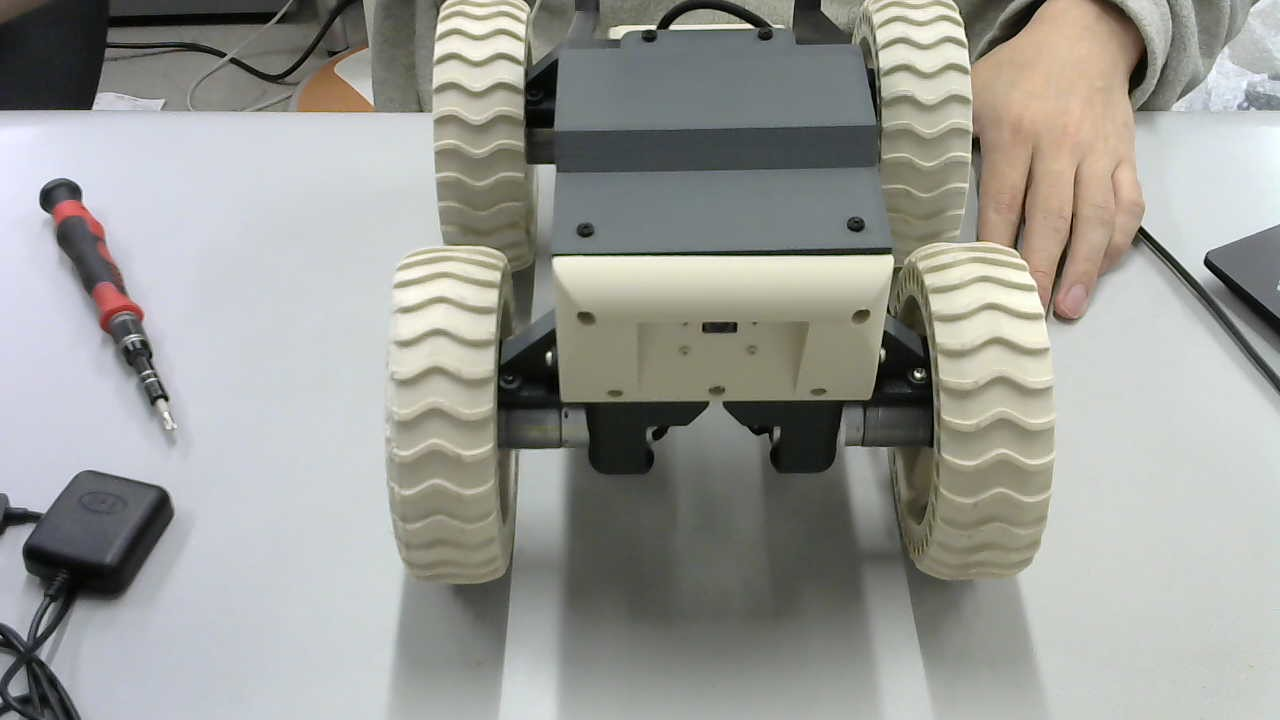
#> input picture 説明用/images/4wheel.jpg, 1280 x 720 px; its folder holds only this picture in this run
$ python -i vision.py   (imports and definitions only)
#> lines starting #> are read from the running program, lines starting #| are printed output that depends on the picture; after the words box and inside, x2 and y2 are one past the last pixel; in counts of white or black regions, pixels touching at a corner belong together
"""
GritCat 画像処理モジュール (ユーザープログラムからは `vision.関数名(...)` で使う)

MATLAB の Image Processing Toolbox に合わせた名前・考え方で、OpenCV を使って実装している。

約束事 (MATLAB と同じ):
  - カラー画像は RGB の順 (img[:, :, 0] が赤)。uint8 (0〜255) の NumPy 配列
  - グレー画像は 2 次元の uint8 配列
  - 2値画像 (マスク) は True/False の配列 (MATLAB の logical)
  - rgb2hsv の結果は 0〜1 の小数 (H も 0〜1)
  - rgb2lab の結果は L が 0〜100、a/b がおよそ -100〜100 の小数
  - rgb2ycbcr の結果は uint8 で Y が 16〜235、Cb/Cr が 16〜240
  - 座標は (x, y)。0 から数え、左上が原点 (※ MATLAB は 1 から数える)
  - どの関数も、受け取った画像は書き換えず、新しい配列を返す

OpenCV (cv2) を直接使う場合、OpenCV の画像は BGR の順である点に注意する。
"""
import cv2
import numpy as np

# imshow の表示先 (main.py が Web UI への配信処理を登録する)
_display_callback = None

COLORS = {
    "red": (255, 0, 0), "green": (0, 255, 0), "blue": (0, 0, 255), "yellow": (255, 255, 0),
    "cyan": (0, 255, 255), "magenta": (255, 0, 255), "white": (255, 255, 255), "black": (0, 0, 0),
}

# 初級ブロック用の色の範囲 (HSV、0〜1)。H の下限 > 上限 のときは 0/1 をまたぐ範囲 (赤)
COLOR_PRESETS = {
    "red":    ([0.95, 0.40, 0.30], [0.05, 1.00, 1.00]),
    "yellow": ([0.11, 0.40, 0.40], [0.19, 1.00, 1.00]),
    "green":  ([0.22, 0.35, 0.25], [0.45, 1.00, 1.00]),
    "blue":   ([0.55, 0.40, 0.25], [0.72, 1.00, 1.00]),
}


# 色空間の変換係数
_RGB2XYZ = np.array([[0.4124564, 0.3575761, 0.1804375],
                     [0.2126729, 0.7151522, 0.0721750],
                     [0.0193339, 0.1191920, 0.9503041]], dtype=np.float32)
_WHITE_D65 = np.array([0.95047, 1.0, 1.08883], dtype=np.float32)
_RGB2YCBCR = np.array([[65.481, 128.553, 24.966],
                       [-37.797, -74.203, 112.0],
                       [112.0, -93.786, -18.214]], dtype=np.float32)


# [4 lines left out: function set_display_callback, not called in this run]


# ----------------------------------------------------------
# 内部ヘルパー
# ----------------------------------------------------------
def _check_image(img, name="img"):
    if not isinstance(img, np.ndarray) or img.ndim not in (2, 3) or img.size == 0:
        raise TypeError(f"{name} には画像を渡してください (カメラ画像や処理結果の画像変数)")
    return img


def _to_uint8(img):
    """bool / 小数の画像を表示・OpenCV 処理用に uint8 にする"""
    if img.dtype == np.bool_:
        return img.astype(np.uint8) * 255
    if img.dtype != np.uint8:
        return np.clip(img * 255.0 if img.max() <= 1.0 else img, 0, 255).astype(np.uint8)
    return img


def _to_rgb(img):
    img = _to_uint8(img)
    return cv2.cvtColor(img, cv2.COLOR_GRAY2RGB) if img.ndim == 2 else img.copy()


# [19 lines left out: functions _strel_disk, _color, _morph, not called in this run]


# ----------------------------------------------------------
# 情報
# ----------------------------------------------------------
def width(img):
    """画像の幅 (MATLAB: size(img, 2))"""
    return int(_check_image(img).shape[1])


def height(img):
    """画像の高さ (MATLAB: size(img, 1))"""
    return int(_check_image(img).shape[0])


# ----------------------------------------------------------
# 変換
# ----------------------------------------------------------
# [61 lines left out: functions rgb2gray, rgb2hsv, rgb2lab, rgb2ycbcr, imresize, imcrop, not called in this run]


# ----------------------------------------------------------
# 2値化
# ----------------------------------------------------------
def imbinarize(gray, t=None):
    """
    グレー画像を2値化する。t は 0〜1 のしきい値 (MATLAB と同じ)。
    省略すると大津の方法で自動的に決める (MATLAB の既定と同じ)
    """
    _check_image(gray, "gray")
    g = rgb2gray(gray) if gray.ndim == 3 else _to_uint8(gray)
    if t is None:
        _, out = cv2.threshold(g, 0, 255, cv2.THRESH_BINARY + cv2.THRESH_OTSU)
        return out > 0
    return g > float(t) * 255.0


# [20 lines left out: function inrange, not called in this run]


_COLOR_SPACES = {
    "rgb": lambda img: _to_uint8(img),
    "hsv": rgb2hsv,
    "lab": rgb2lab,
    "ycbcr": rgb2ycbcr,
}


# [67 lines left out: functions createMask, color_mask, imgaussfilt, imadjust, edge, not called in this run]


# ----------------------------------------------------------
# モルフォロジー (size は strel('disk', size) の半径)
# ----------------------------------------------------------
def imerode(mask, size=1):
    """収縮"""
    return _morph(mask, size, cv2.MORPH_ERODE)


def imdilate(mask, size=1):
    """膨張"""
    return _morph(mask, size, cv2.MORPH_DILATE)


def imopen(mask, size=1):
    """オープニング (小さなノイズを消す)"""
    return _morph(mask, size, cv2.MORPH_OPEN)


def imclose(mask, size=1):
    """クロージング (小さな穴を埋める)"""
    return _morph(mask, size, cv2.MORPH_CLOSE)


# [84 lines left out: functions bwareaopen, regionprops, largest_region, insertMarker, insertShape, insertText and 1 more, not called in this run]

>>> import cv2
>>> picture = cv2.imread('../../説明用/images/4wheel.jpg', cv2.IMREAD_GRAYSCALE)
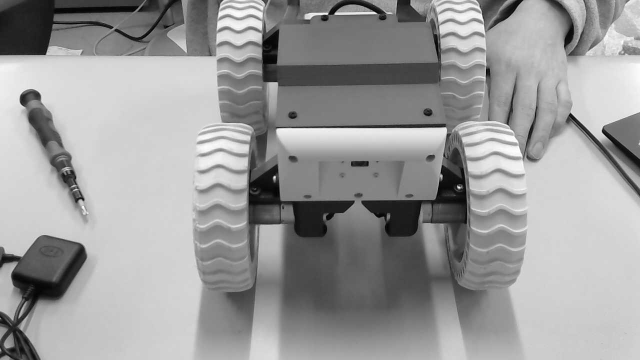
#> picture: shape (720, 1280) (shown at 1/2 size); min 0, max 255, mean 154.6
>>> result = imbinarize(picture)
#> in imbinarize, `_, out = cv2.threshold(g, 0, 255, cv2.THRESH_BINARY + cv2.THRESH_OTSU)`:
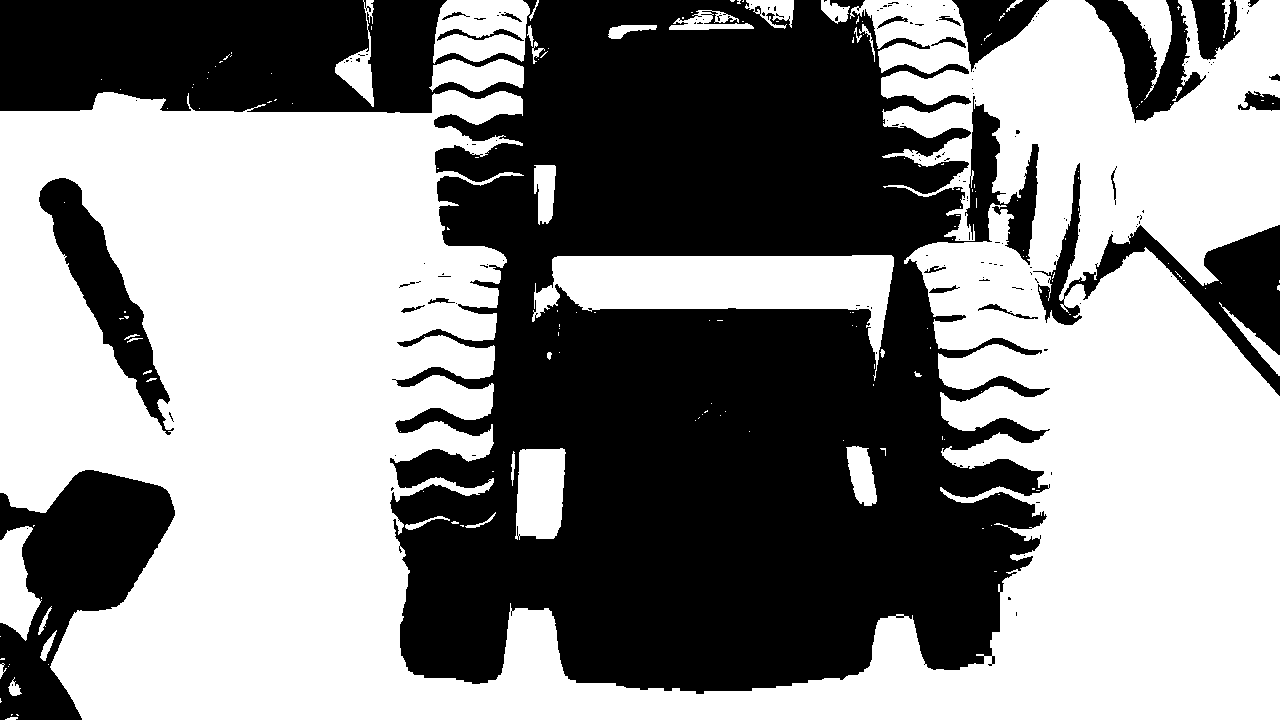
#> out: shape (720, 1280); 54.9% white; 158 black regions (135 under 20 px), largest, box (x1, y1, x2, y2) and area: (0, 0, 1050, 694) 357999, (0, 470, 175, 720) 22273, (1033, 163, 1280, 396) 12497

$ run again, on 説明用/images/PXL_20261008_091901612.jpg
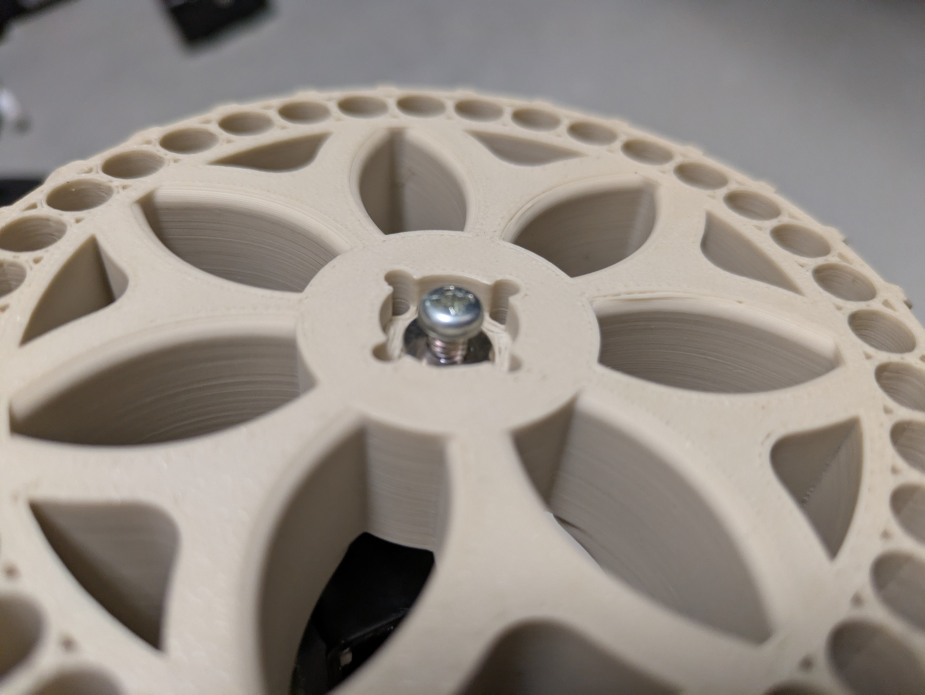
#> input picture 説明用/images/PXL_20261008_091901612.jpg, 4624 x 3472 px (shown at 1/5 size)
#> `picture = cv2.imread('../../説明用/images/4wheel.jpg', cv2.IMREAD_GRAYSCA..`:
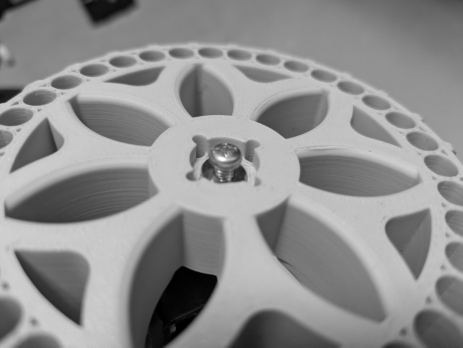
#> picture: shape (3472, 4624) (shown at 1/10 size); min 0, max 255, mean 141.9
#> in imbinarize, `_, out = cv2.threshold(g, 0, 255, cv2.THRESH_BINARY + cv2.THRESH_OTSU)`:
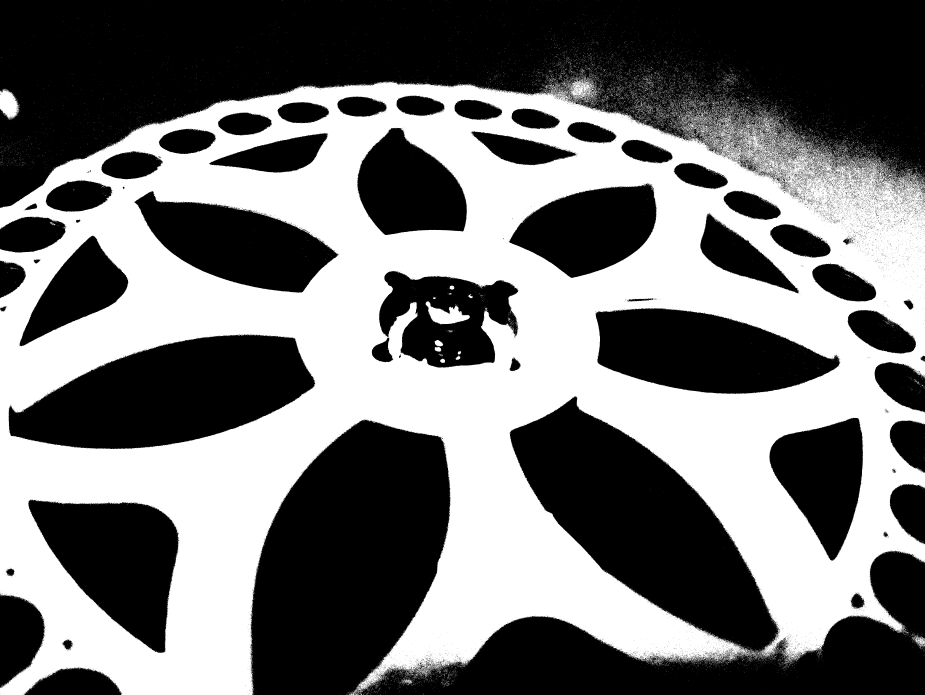
#> out: shape (3472, 4624) (shown at 1/5 size); 45.2% white; 26309 white regions (25905 under 20 px), largest, box (x1, y1, x2, y2) and area: (0, 407, 4624, 3472) 7131502, (2127, 1507, 2350, 1621) 12465, (0, 443, 99, 598) 9683

$ run again, on 説明用/images/PXL_20261008_092303448.jpg
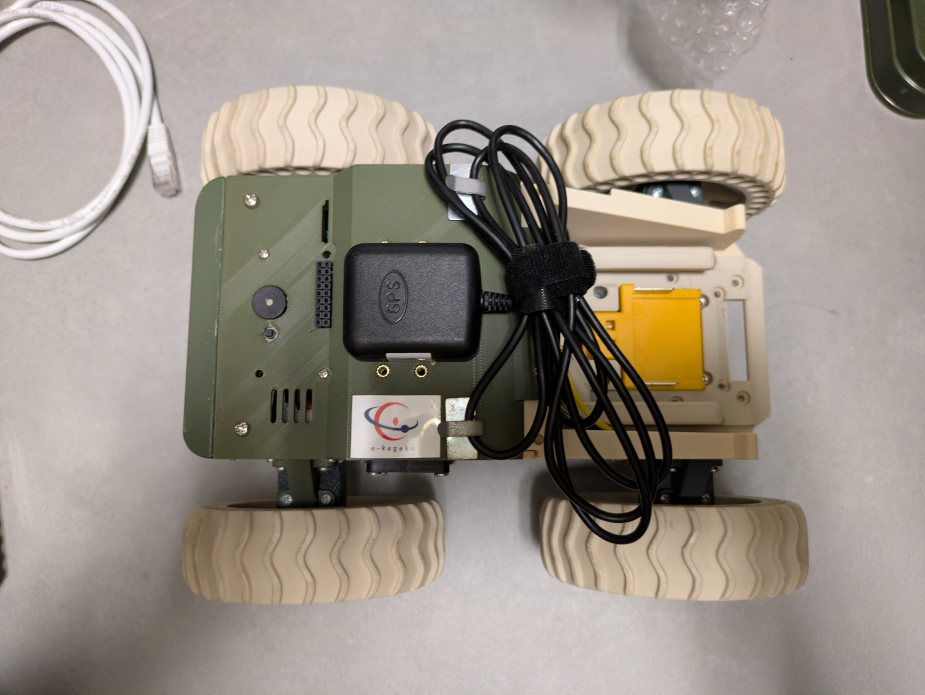
#> input picture 説明用/images/PXL_20261008_092303448.jpg, 4624 x 3472 px (shown at 1/5 size)
#> `picture = cv2.imread('../../説明用/images/4wheel.jpg', cv2.IMREAD_GRAYSCA..`:
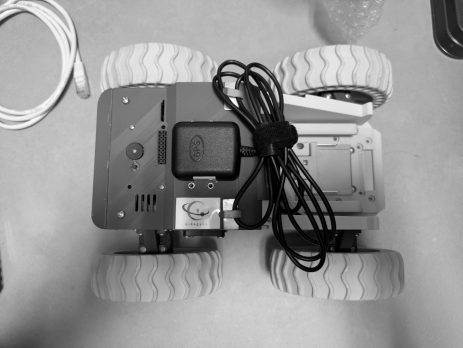
#> picture: shape (3472, 4624) (shown at 1/10 size); min 0, max 255, mean 146.9
#> in imbinarize, `_, out = cv2.threshold(g, 0, 255, cv2.THRESH_BINARY + cv2.THRESH_OTSU)`:
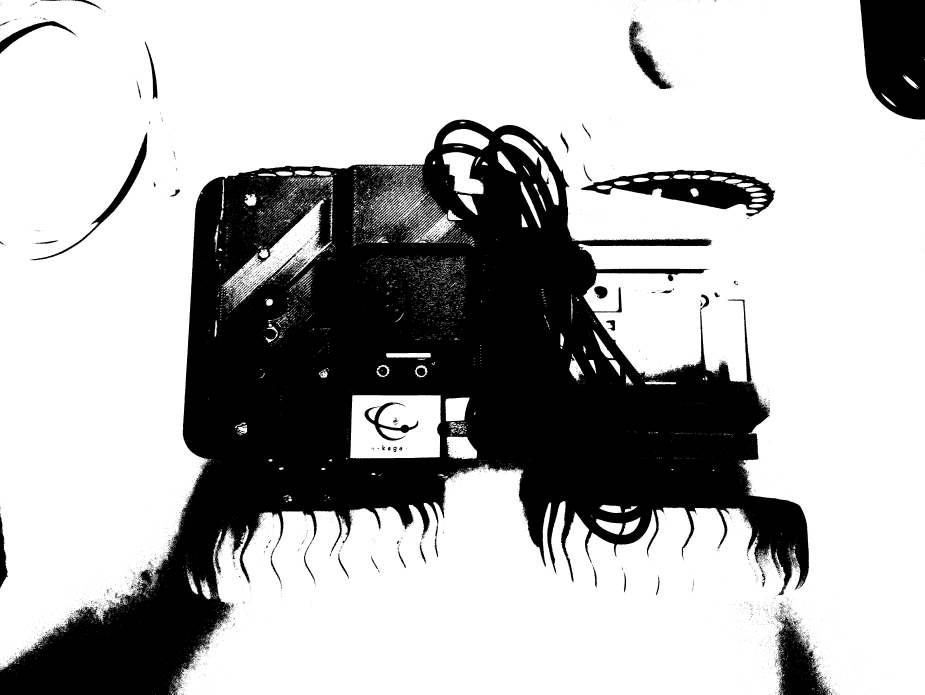
#> out: shape (3472, 4624) (shown at 1/5 size); 70.5% white; 9820 black regions (9564 under 20 px), largest, box (x1, y1, x2, y2) and area: (0, 598, 4045, 3472) 4295432, (4300, 0, 4624, 600) 162749, (2904, 849, 3876, 1083) 94842
